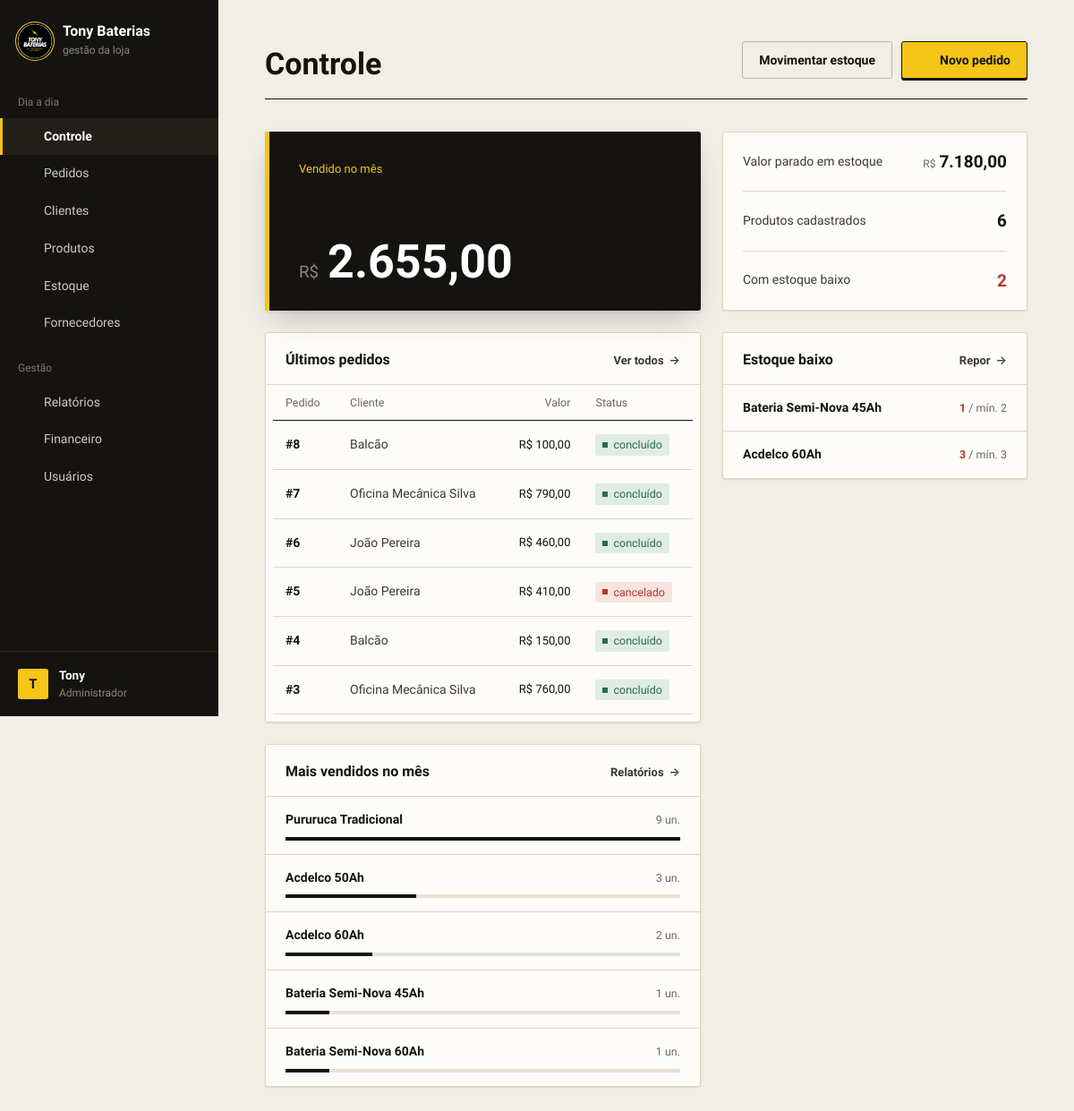
Page /public/dashboard.php (signed in) on the committed database.
### tables this page shows
CREATE TABLE IF NOT EXISTS `pedidos` (
  `id` int UNSIGNED NOT NULL AUTO_INCREMENT,
  `cliente_id` int UNSIGNED DEFAULT NULL,
  `usuario_id` int UNSIGNED NOT NULL,
  `status` enum('pendente','concluido','cancelado') NOT NULL DEFAULT 'pendente',
  `forma_pagamento` enum('dinheiro','pix','cartao_credito','cartao_debito','boleto') DEFAULT NULL,
  `valor_total` decimal(10,2) NOT NULL DEFAULT '0.00',
  `observacao` varchar(255) DEFAULT NULL,
  `criado_em` datetime NOT NULL DEFAULT CURRENT_TIMESTAMP,
  `atualizado_em` datetime NOT NULL DEFAULT CURRENT_TIMESTAMP ON UPDATE CURRENT_TIMESTAMP,
  PRIMARY KEY (`id`),
  KEY `fk_pedidos_usuario` (`usuario_id`),
  KEY `idx_pedidos_cliente` (`cliente_id`),
  KEY `idx_pedidos_status_data` (`status`,`criado_em`)
);

CREATE TABLE IF NOT EXISTS `clientes` (
  `id` int UNSIGNED NOT NULL AUTO_INCREMENT,
  `nome` varchar(150) NOT NULL,
  `cpf` varchar(14) DEFAULT NULL,
  `cnpj` varchar(18) DEFAULT NULL,
  `telefone` varchar(20) DEFAULT NULL,
  `email` varchar(150) DEFAULT NULL,
  `endereco` varchar(255) DEFAULT NULL,
  `ativo` tinyint(1) NOT NULL DEFAULT '1',
  `criado_em` datetime NOT NULL DEFAULT CURRENT_TIMESTAMP,
  `atualizado_em` datetime NOT NULL DEFAULT CURRENT_TIMESTAMP ON UPDATE CURRENT_TIMESTAMP,
  PRIMARY KEY (`id`),
  UNIQUE KEY `cpf` (`cpf`),
  UNIQUE KEY `cnpj` (`cnpj`),
  KEY `idx_clientes_nome` (`nome`)
);

CREATE TABLE IF NOT EXISTS `produtos` (
  `id` int UNSIGNED NOT NULL AUTO_INCREMENT,
  `categoria_id` int UNSIGNED DEFAULT NULL,
  `nome` varchar(150) NOT NULL,
  `descricao` text,
  `marca` varchar(80) DEFAULT NULL,
  `sku` varchar(40) DEFAULT NULL,
  `preco` decimal(10,2) NOT NULL DEFAULT '0.00',
  `garantia_meses` smallint UNSIGNED NOT NULL DEFAULT '0',
  `estoque_atual` int NOT NULL DEFAULT '0',
  `estoque_minimo` int NOT NULL DEFAULT '0',
  `ativo` tinyint(1) NOT NULL DEFAULT '1',
  `criado_em` datetime NOT NULL DEFAULT CURRENT_TIMESTAMP,
  `atualizado_em` datetime NOT NULL DEFAULT CURRENT_TIMESTAMP ON UPDATE CURRENT_TIMESTAMP,
  PRIMARY KEY (`id`),
  UNIQUE KEY `sku` (`sku`),
  CONSTRAINT `chk_estoque_nao_negativo` CHECK (`estoque_atual` >= 0),
  KEY `fk_produtos_categoria` (`categoria_id`),
  KEY `idx_produtos_nome` (`nome`)
);

### public/dashboard.php (called while the page is built, shortened)
<?php
require_once __DIR__ . '/../config/config.php';
$resumo = (new DashboardController())->resumo($_SESSION['usuario_perfil']);
require __DIR__ . '/../app/views/layouts/cabecalho.php';
require __DIR__ . '/../app/views/dashboard/index.php';
require __DIR__ . '/../app/views/layouts/rodape.php';

### config/config.php (called while the page is built, shortened)
<?php
spl_autoload_register(function (string $classe) {
    foreach (['models', 'controllers'] as $pasta) {
        $arquivo = BASE_PATH . "/app/$pasta/$classe.php";
        if (file_exists($arquivo)) {
            return;
        }
    }
});
require_once __DIR__ . '/BancoDados.php';
require_once BASE_PATH . '/app/helpers/validacoes.php';
require_once BASE_PATH . '/app/helpers/icones.php';

### config/BancoDados.php (called while the page is built)
<?php
class BancoDados
{
    private static ?PDO $conexao = null;
    public static function getConnection(): PDO
    {
        if (self::$conexao === null) {
            $dsn = 'mysql:host=' . DB_HOST . ';port=' . DB_PORT . ';dbname=' . DB_NAME . ';charset=utf8mb4';
            try {
                self::$conexao = new PDO($dsn, DB_USER, DB_PASS, [
                    PDO::ATTR_ERRMODE            => PDO::ERRMODE_EXCEPTION,
                    PDO::ATTR_DEFAULT_FETCH_MODE => PDO::FETCH_ASSOC,
                    PDO::ATTR_EMULATE_PREPARES   => false,
                    PDO::MYSQL_ATTR_INIT_COMMAND => "SET time_zone = '" . (new DateTime('now'))->format('P') . "'",
                ]);
            } catch (PDOException $e) {
                die(APP_ENV === 'development'
                    ? 'Erro ao conectar ao banco de dados: ' . $e->getMessage()
                    : 'Não foi possível conectar ao banco de dados. Tente novamente mais tarde.');
            }
        }
        return self::$conexao;
    }
}

### app/controllers/ProdutoController.php (called while the page is built, shortened)
<?php
class ProdutoController
{
    private Produto $produtoModel;
    public function __construct()
    {
        $this->produtoModel = new Produto();
    }
    public function listar(): array
    {
        return $this->produtoModel->listarTodos();
    }
}

### app/models/Produto.php (called while the page is built, shortened)
<?php
class Produto
{
    private PDO $db;
    public function __construct()
    {
        $this->db = BancoDados::getConnection();
    }
    public function listarTodos(): array
    {
        return $this->db->query(
            'SELECT p.*, c.nome AS categoria_nome
             FROM produtos p
             LEFT JOIN categorias c ON c.id = p.categoria_id
             WHERE p.ativo = 1
             ORDER BY p.nome'
        )->fetchAll();
    }
}

### app/controllers/DashboardController.php (called while the page is built)
<?php
class DashboardController
{
    public function resumo(string $perfil): array
    {
        $produtos         = (new ProdutoController())->listar();
        $pedidoController = new PedidoController();
        $estoqueBaixo = array_values(array_filter(
            $produtos,
            fn($produto) => (int) $produto['estoque_atual'] <= (int) $produto['estoque_minimo']
        ));
        usort($estoqueBaixo, fn($a, $b) => (int) $a['estoque_atual'] <=> (int) $b['estoque_atual']);
        $resumo = [
            'total_produtos'      => count($produtos),
            'valor_estoque'       => array_sum(array_map(fn($produto) => $produto['preco'] * $produto['estoque_atual'], $produtos)),
            'pedidos_pendentes'   => $pedidoController->contarPendentes(),
            'pedidos_recentes'    => $pedidoController->listarRecentes(6),
            'estoque_baixo_total' => count($estoqueBaixo),
            'estoque_baixo'       => array_slice($estoqueBaixo, 0, 6),
        ];
        if ($perfil === 'admin') {
            $relatorio = new Relatorio();
            $inicio    = date('Y-m-01') . ' 00:00:00';
            $fim       = date('Y-m-d') . ' 23:59:59';
            $resumo['total_vendas_mes'] = $relatorio->totalVendidoNoPeriodo($inicio, $fim);
            $resumo['mais_vendidos']    = $relatorio->produtoMaisVendido($inicio, $fim, 5);
        }
        return $resumo;
    }
}

### app/controllers/PedidoController.php (called while the page is built, shortened)
<?php
class PedidoController
{
    private Pedido $pedidoModel;
    public function __construct()
    {
        $this->pedidoModel = new Pedido();
    }
    public function listarRecentes(int $limite): array
    {
        return $this->pedidoModel->listarRecentes($limite);
    }
    public function contarPendentes(): int
    {
        return $this->pedidoModel->contarPendentes();
    }
}

### app/models/Pedido.php (called while the page is built, shortened)
<?php
class Pedido
{
    private PDO $db;
    public function __construct()
    {
        $this->db = BancoDados::getConnection();
    }
    public function listarRecentes(int $limite): array
    {
        return $this->db->query(
            "SELECT p.*, c.nome AS cliente_nome
             FROM pedidos p
             LEFT JOIN clientes c ON c.id = p.cliente_id
             ORDER BY p.criado_em DESC, p.id DESC
             LIMIT {$limite}"
        )->fetchAll();
    }
    public function contarPendentes(): int
    {
        return (int) $this->db->query("SELECT COUNT(*) FROM pedidos WHERE status = 'pendente'")->fetchColumn();
    }
}

### app/models/Relatorio.php (called while the page is built, shortened)
<?php
class Relatorio
{
    private PDO $db;
    public function __construct()
    {
        $this->db = BancoDados::getConnection();
    }
    public function produtoMaisVendido(string $dataInicio, string $dataFim, int $limite = 10): array
    {
        $stmt = $this->db->prepare(
            "SELECT pr.nome, SUM(i.quantidade) AS total_vendido
             FROM itens_pedido i
             JOIN pedidos p ON p.id = i.pedido_id
             JOIN produtos pr ON pr.id = i.produto_id
             WHERE p.status = 'concluido' AND p.criado_em BETWEEN ? AND ?
             GROUP BY pr.id, pr.nome
             ORDER BY total_vendido DESC
             LIMIT {$limite}"
        );
        $stmt->execute([$dataInicio, $dataFim]);
        return $stmt->fetchAll();
    }
    public function totalVendidoNoPeriodo(string $dataInicio, string $dataFim): float
    {
        $stmt = $this->db->prepare(
            "SELECT COALESCE(SUM(valor_total), 0)
             FROM pedidos
             WHERE status = 'concluido' AND criado_em BETWEEN ? AND ?"
        );
        $stmt->execute([$dataInicio, $dataFim]);
        return (float) $stmt->fetchColumn();
    }
}

### app/views/dashboard/index.php (the view, shortened to what this page needs)
<?php $ehAdmin = $_SESSION['usuario_perfil'] === 'admin'; ?>
<div class="pagina-topo">
    <div>
        <h1>Controle</h1>
    </div>
    <div class="pagina-topo__acoes">
        <a href="estoque.php" class="btn btn-secundario">Movimentar estoque</a>
        <a href="pedidos.php?acao=form" class="btn btn-primario"><?= icone('mais', 16) ?> Novo pedido</a>
    </div>
</div>
<div class="controle">
    <section class="destaque">
        <div class="destaque__rotulo">
            <span><?= $ehAdmin ? 'Vendido no mês' : 'Valor em estoque' ?></span>
        </div>
        <div class="destaque__valor">
            <small>R$</small><?= moeda($ehAdmin ? $resumo['total_vendas_mes'] : $resumo['valor_estoque']) ?>
        </div>
    </section>
    <dl class="ficha">
        <?php if ($ehAdmin): ?>
            <div class="ficha__linha">
                <dt>Valor parado em estoque</dt>
                <dd><small>R$</small><?= moeda($resumo['valor_estoque']) ?></dd>
            </div>
        <?php endif; ?>
        <div class="ficha__linha">
            <dt>Produtos cadastrados</dt>
            <dd><?= (int) $resumo['total_produtos'] ?></dd>
        </div>
        <div class="ficha__linha <?= $resumo['estoque_baixo_total'] > 0 ? 'ficha__linha--alerta' : '' ?>">
            <dt>Com estoque baixo</dt>
            <dd><?= (int) $resumo['estoque_baixo_total'] ?></dd>
        </div>
    </dl>
    <div class="controle__esq pilha">
        <section class="painel">
            <div class="painel__topo">
                <h2>Últimos pedidos</h2>
                <a href="pedidos.php" class="link-seta">Ver todos</a>
            </div>
            <?php if (empty($resumo['pedidos_recentes'])): ?>
                <div class="estado-vazio">Nenhum pedido ainda. Quando você registrar a primeira venda, ela aparece aqui.</div>
            <?php else: ?>
                <div class="tabela-wrap">
                    <table class="tabela">
                        <thead>
                            <tr>
                                <th>Pedido</th>
                                <th>Cliente</th>
                                <th class="num">Valor</th>
                                <th>Status</th>
                            </tr>
                        </thead>
                        <tbody>
                            <?php foreach ($resumo['pedidos_recentes'] as $pedido): ?>
                                <tr>
                                    <td class="cel-principal">
                                        <a href="pedidos.php?acao=recibo&id=<?= (int) $pedido['id'] ?>">#<?= (int) $pedido['id'] ?></a>
                                    </td>
                                    <td><?= htmlspecialchars($pedido['cliente_nome'] ?? 'Balcão') ?></td>
                                    <td class="num">R$ <?= moeda($pedido['valor_total']) ?></td>
                                    <td><?= badgeStatus($pedido['status']) ?></td>
                                </tr>
                            <?php endforeach; ?>
                        </tbody>
                    </table>
                </div>
            <?php endif; ?>
        </section>
        <?php if ($ehAdmin): ?>
            <section class="painel">
                <div class="painel__topo">
                    <h2>Mais vendidos no mês</h2>
                    <a href="relatorios.php" class="link-seta">Relatórios</a>
                </div>
                <?php if (empty($resumo['mais_vendidos'])): ?>
                    <div class="estado-vazio">Nenhuma venda concluída este mês.</div>
                <?php else: ?>
                    <?php $maior = max(1, (int) $resumo['mais_vendidos'][0]['total_vendido']); ?>
                    <ul class="lista-fina">
                        <?php foreach ($resumo['mais_vendidos'] as $linha): ?>
                            <li>
                                <div class="item-estoque__linha">
                                    <span class="item-estoque__nome"><?= htmlspecialchars($linha['nome']) ?></span>
                                    <span class="item-estoque__qtd"><?= (int) $linha['total_vendido'] ?> un.</span>
                                </div>
                                <div class="barra-fina"><span style="width: <?= round($linha['total_vendido'] / $maior * 100) ?>%"></span></div>
                            </li>
                        <?php endforeach; ?>
                    </ul>
                <?php endif; ?>
            </section>
        <?php endif; ?>
    </div>
    <div class="controle__dir">
        <section class="painel">
            <div class="painel__topo">
                <h2>Estoque baixo</h2>
                <a href="estoque.php" class="link-seta">Repor</a>
            </div>
            <?php if (empty($resumo['estoque_baixo'])): ?>
                <div class="estado-vazio">Tudo acima do mínimo. Nenhum produto precisa de reposição agora.</div>
            <?php else: ?>
                <ul class="lista-fina">
                    <?php foreach ($resumo['estoque_baixo'] as $produto): ?>
                        <li>
                            <a href="produtos.php?acao=form&id=<?= (int) $produto['id'] ?>" class="item-estoque">
                                <div class="item-estoque__linha">
                                    <span class="item-estoque__nome"><?= htmlspecialchars($produto['nome']) ?></span>
                                    <span class="item-estoque__qtd">
                                        <strong><?= (int) $produto['estoque_atual'] ?></strong> / mín. <?= (int) $produto['estoque_minimo'] ?>
                                    </span>
                                </div>
                            </a>
                        </li>
                    <?php endforeach; ?>
                </ul>
            <?php endif; ?>
        </section>
    </div>
</div>

### app/helpers/icones.php (shortened to what this page needs)
<?php
function icone(string $nome, int $tamanho = 18): string
{
    return sprintf(
        '<svg width="%1$d" height="%1$d" viewBox="0 0 24 24" fill="none" stroke="currentColor" stroke-width="1.8" stroke-linecap="round" stroke-linejoin="round" aria-hidden="true">%2$s</svg>',
        $tamanho,
        trim($tracos[$nome])
    );
}
function moeda($valor): string
{
    return number_format((float) $valor, 2, ',', '.');
}
function badgeStatus(string $status): string
{
    $badges = [
        'pendente'  => ['badge-andamento', 'pendente'],
        'concluido' => ['badge-ok', 'concluído'],
        'cancelado' => ['badge-alerta', 'cancelado'],
    ];
    return '<span class="badge ' . $badges[$status][0] . '">' . $badges[$status][1] . '</span>';
}

### rows in the picture
pedidos: id "8", cliente_nome "Balcão", valor_total "100,00", status "concluído"
pedidos: id "7", cliente.nome "Oficina Mecânica Silva", valor_total "790,00", status "concluído"
pedidos: id "6", cliente.nome "João Pereira", valor_total "460,00", status "concluído"
pedidos: id "5", cliente.nome "João Pereira", valor_total "410,00", status "cancelado"
pedidos: id "4", cliente_nome "Balcão", valor_total "150,00", status "concluído"
pedidos: id "3", cliente.nome "Oficina Mecânica Silva", valor_total "760,00", status "concluído"
produtos: nome "Bateria Semi-Nova 45Ah", estoque_atual "1", estoque_minimo "2"
produtos: nome "Acdelco 60Ah", estoque_atual "3", estoque_minimo "3"

### other values in the picture
$grupoAtual "Dia a dia"
$item['label'] "Controle"
$item['label'] "Pedidos"
$item['label'] "Clientes"
$item['label'] "Produtos"
$item['label'] "Estoque"
$item['label'] "Fornecedores"
$grupoAtual "Gestão"
$item['label'] "Relatórios"
$item['label'] "Financeiro"
$item['label'] "Usuários"
mb_strtoupper(mb_substr($nomeUsuario, 0, 1)) "T"
$nomeUsuario "Tony"
moeda($resumo['valor_estoque']) "7.180,00"
$resumo['total_produtos'] "6"
